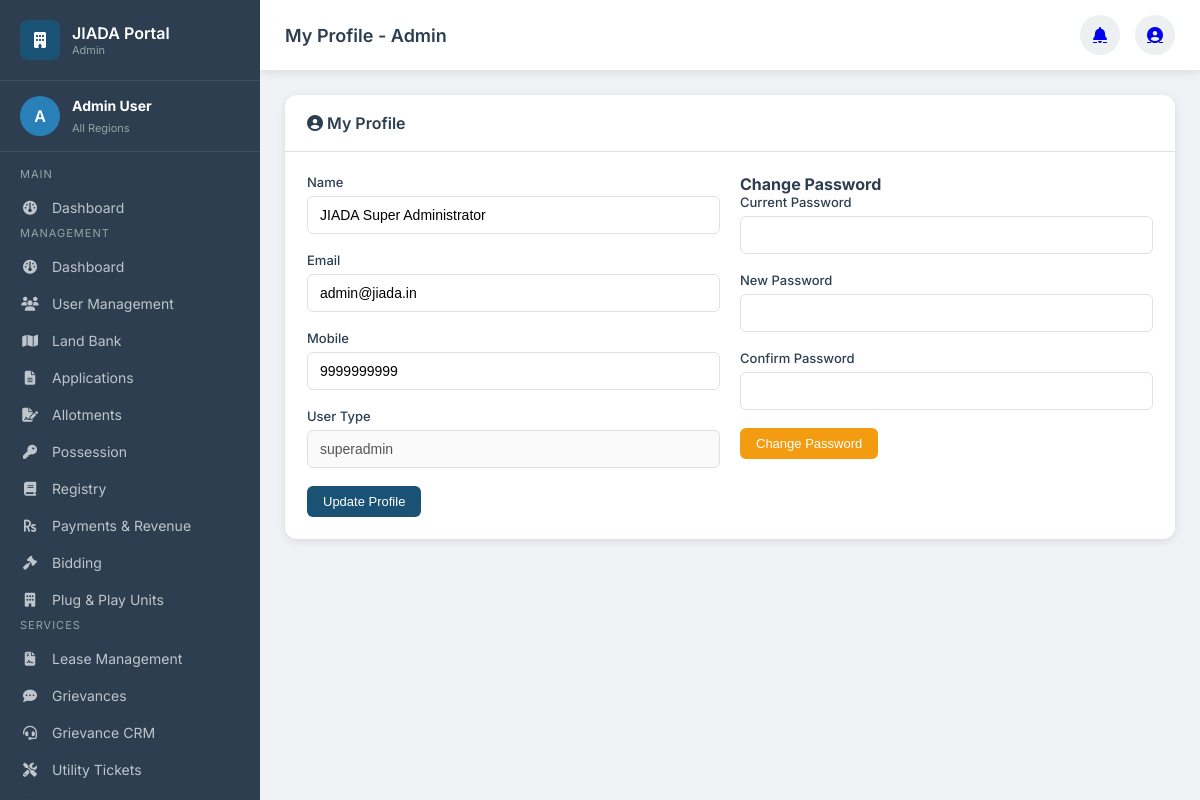
The app's page /admin/?page=profile (signed in) with its own data.
### tables this page shows
CREATE TABLE `users` (
    `id` BIGINT UNSIGNED NOT NULL AUTO_INCREMENT,
    `user_type` ENUM('superadmin', 'admin', 'jiada_officer', 'regional_officer', 'applicant', 'allottee', 'vendor', 'employee') NOT NULL DEFAULT 'applicant',
    `region_id` BIGINT UNSIGNED DEFAULT NULL COMMENT 'For regional officers',
    `name` VARCHAR(255) NOT NULL,
    `email` VARCHAR(255) DEFAULT NULL,
    `mobile` VARCHAR(20) NOT NULL,
    `password` VARCHAR(255) DEFAULT NULL,
    `aadhaar_number` VARCHAR(14) DEFAULT NULL,
    `pan_number` VARCHAR(10) DEFAULT NULL,
    `designation` VARCHAR(100) DEFAULT NULL,
    `department` VARCHAR(100) DEFAULT NULL,
    `employee_code` VARCHAR(50) DEFAULT NULL,
    `address` TEXT DEFAULT NULL,
    `city` VARCHAR(100) DEFAULT NULL,
    `district` VARCHAR(100) DEFAULT NULL,
    `state` VARCHAR(100) DEFAULT 'Jharkhand',
    `pincode` VARCHAR(10) DEFAULT NULL,
    `company_name` VARCHAR(255) DEFAULT NULL,
    `company_type` ENUM('proprietorship', 'partnership', 'pvt_ltd', 'public_ltd', 'llp', 'coop', 'other') DEFAULT NULL,
    `gst_number` VARCHAR(15) DEFAULT NULL,
    `udyam_number` VARCHAR(20) DEFAULT NULL,
    `is_msme` TINYINT(1) DEFAULT 0,
    `msme_category` ENUM('micro', 'small', 'medium') DEFAULT NULL,
    `profile_image` VARCHAR(255) DEFAULT NULL,
    `status` ENUM('active', 'inactive', 'blocked', 'pending_verification') NOT NULL DEFAULT 'pending_verification',
    `email_verified` TINYINT(1) DEFAULT 0,
    `mobile_verified` TINYINT(1) DEFAULT 0,
    `last_login` DATETIME DEFAULT NULL,
    `last_login_ip` VARCHAR(45) DEFAULT NULL,
    `notification_preferences` JSON DEFAULT NULL,
    `permissions` JSON DEFAULT NULL COMMENT 'Override permissions',
    `created_by` BIGINT UNSIGNED DEFAULT NULL,
    `created_at` DATETIME NOT NULL DEFAULT CURRENT_TIMESTAMP,
    `updated_at` DATETIME NOT NULL DEFAULT CURRENT_TIMESTAMP ON UPDATE CURRENT_TIMESTAMP,
    PRIMARY KEY (`id`),
    UNIQUE KEY `unique_mobile` (`mobile`),
    UNIQUE KEY `unique_email` (`email`),
    KEY `idx_user_type` (`user_type`),
    KEY `idx_region_id` (`region_id`),
    KEY `idx_status` (`status`)
);

### config/database.php (called while the page is built, shortened)
<?php
class Database {
    private $host = 'localhost';
    private $username = 'root';
    private $password = '';
    private $database = 'jiada';
    private $charset = 'utf8mb4';
    private static $instance = null;
    private $connection;
    private function __construct() {
        try {
            $dsn = "mysql:host={$this->host};dbname={$this->database};charset={$this->charset}";
            $options = [
                PDO::ATTR_ERRMODE => PDO::ERRMODE_EXCEPTION,
                PDO::ATTR_DEFAULT_FETCH_MODE => PDO::FETCH_ASSOC,
                PDO::ATTR_EMULATE_PREPARES => false,
                PDO::MYSQL_ATTR_INIT_COMMAND => "SET NAMES {$this->charset}"
            ];
            $this->connection = new PDO($dsn, $this->username, $this->password, $options);
        } catch (PDOException $e) {
            error_log("Database connection failed: " . $e->getMessage());
            die("Database connection failed. Please try again later.");
        }
    }
    public static function getInstance() {
        if (self::$instance === null) {
            self::$instance = new self();
        }
        return self::$instance;
    }
    public function query($sql, $params = []) {
        try {
            $stmt = $this->connection->prepare($sql);
            $stmt->execute($params);
            return $stmt;
        } catch (PDOException $e) {
            error_log("Query execution failed: " . $e->getMessage());
            throw $e;
        }
    }
    public function fetchOne($sql, $params = []) {
        $stmt = $this->query($sql, $params);
        return $stmt->fetch();
    }
}
function getDB() {
    return Database::getInstance();
}

### core/helpers.php (called while the page is built, shortened)
<?php
function e($string) {
    return htmlspecialchars($string, ENT_QUOTES, 'UTF-8');
}

### pages/admin/profile.php (the view, shortened to what this page needs)
<?php
require_once __DIR__ . '/../../core/helpers.php';
$db = getDB();
$user = $db->fetchOne("SELECT * FROM users WHERE id = ?", [$_SESSION['admin_id']]);
?>
<div class="card">
    <div class="card-header"><h3><i class="fas fa-user-circle"></i> My Profile</h3></div>
    <div class="card-body">
        <div style="display: grid; grid-template-columns: 1fr 1fr; gap: 20px;">
            <div>
                <div class="form-group"><label>Name</label><input type="text" class="form-control" value="<?php echo e($user['name'] ?? ''); ?>"></div>
                <div class="form-group"><label>Email</label><input type="email" class="form-control" value="<?php echo e($user['email'] ?? ''); ?>"></div>
                <div class="form-group"><label>Mobile</label><input type="tel" class="form-control" value="<?php echo e($user['mobile'] ?? ''); ?>"></div>
                <div class="form-group"><label>User Type</label><input type="text" class="form-control" value="<?php echo e($user['user_type'] ?? ''); ?>" disabled></div>
                <button class="btn btn-primary">Update Profile</button>
            </div>
            <div>
                <h4>Change Password</h4>
                <div class="form-group"><label>Current Password</label><input type="password" class="form-control"></div>
                <div class="form-group"><label>New Password</label><input type="password" class="form-control"></div>
                <div class="form-group"><label>Confirm Password</label><input type="password" class="form-control"></div>
                <button class="btn btn-warning">Change Password</button>
            </div>
        </div>
    </div>
</div>
<?php
include TEMPLATES_PATH . '/admin_layout.php';
?>

### templates/admin_layout.php (style rules this page uses)
:root { --primary: #1a5276; --primary-light: #2980b9; --sidebar-width: 260px; --secondary: #e67e22; --success: #27ae60; --danger: #e74c3c; --warning: #f39c12; --info: #3498db; --dark: #2c3e50; --light: #ecf0f1; --white: #ffffff; --gray: #95a5a6; --border: #e0e0e0; --shadow: 0 2px 10px rgba(0,0,0,0.1); }
* { box-sizing: border-box; margin: 0; padding: 0; }
body { font-family: 'Inter', sans-serif; background: #f0f2f5; color: var(--dark); }
.card { background: var(--white); border-radius: 12px; box-shadow: var(--shadow); margin-bottom: 20px; overflow: hidden; }
.card-header { padding: 18px 22px; border-bottom: 1px solid var(--border); display: flex; justify-content: space-between; align-items: center; }
.card-header h3 { font-size: 16px; font-weight: 600; }
.card-body { padding: 22px; }
.btn { padding: 8px 16px; border: none; border-radius: 6px; cursor: pointer; font-weight: 500; font-size: 13px; display: inline-flex; align-items: center; gap: 6px; transition: all 0.2s; text-decoration: none; }
.btn-primary { background: var(--primary); color: var(--white); }
.btn-warning { background: var(--warning); color: var(--white); }
.form-group { margin-bottom: 18px; }
.form-group label { display: block; margin-bottom: 6px; font-weight: 500; font-size: 13px; }
.form-control { width: 100%; padding: 10px 12px; border: 1px solid var(--border); border-radius: 6px; font-size: 14px; }

### records on screen
users: name "JIADA Super Administrator", email "admin@jiada.in", mobile "9999999999", user_type "superadmin"

### other values on screen
substr($userName ?? 'A', 0, 2) "A"
$userName "Admin User"
$userRegion "All Regions"
$section['section'] "MAIN"
$item['title'] "Dashboard"
$section['section'] "MANAGEMENT"
$item['title'] "User Management"
$item['title'] "Land Bank"
$item['title'] "Applications"
$item['title'] "Allotments"
$item['title'] "Possession"
$item['title'] "Registry"
$item['title'] "Payments & Revenue"
$item['title'] "Bidding"
$item['title'] "Plug & Play Units"
